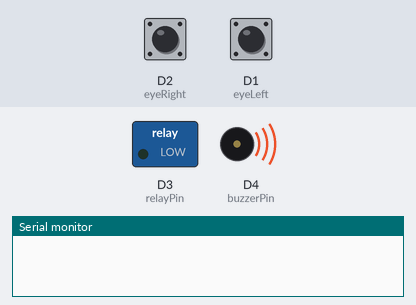
Bench run of a sketch on a simulated ESP8266 (NodeMCU). Shown: switched loads named in the sketch (green lamp = pin HIGH), buzzer (waves = sounding), the last lines printed to the serial monitor. The test bench sets the inputs (shaded band); at power-on: D2 (eyeRight) HIGH, D1 (eyeLeft) HIGH. WiFi joins after 1.5 s; servers stay silent unless stated; pins used as bus, display or sensor lines are not drawn.

Above: at 1.81 s.
At 3.1 s:
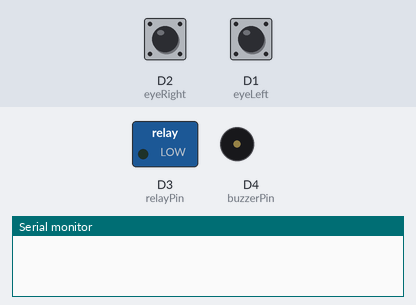
3.2 s: D2 (eyeRight) pulled LOW for 0.15 s
4.8 s: D2 (eyeRight) pulsed LOW 2 times (0.12 s each, 0.3 s apart)
At 6.3 s:
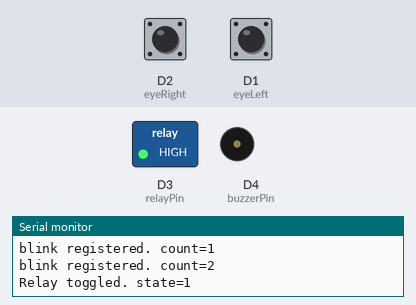
Timing chart, 0 to 7.8 s (numbered marks = the images above; inputs shaded):
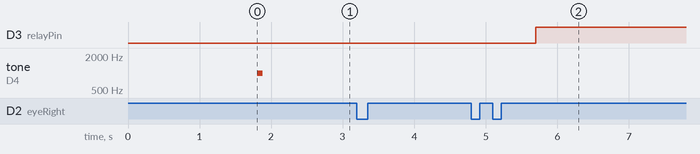

The sketch:

smarthome.ino
```cpp
// ===== smarthome.ino (NodeMCU ESP8266)
// Pin labels: D1=eyeLeft, D2=eyeRight, D3=relayPin, D4=buzzerPin
// Fill in your WiFi & Blynk credentials before uploading.

#define BLYNK_PRINT Serial
#include <ESP8266WiFi.h>
#include <BlynkSimpleEsp8266.h>

char ssid[]     = "YOUR_SSID";
char pass[]     = "YOUR_PASSWORD";
char auth[]     = "YOUR_BLYNK_TOKEN";

const int eyeLeft  = D1; // sensor left (TCRT5000)
const int eyeRight = D2; // sensor right
const int relayPin = D3; // relay IN
const int buzzerPin= D4; // buzzer

unsigned long firstBlinkTime = 0;
int blinkCount = 0;
const unsigned long BLINK_WINDOW = 900; // ms - tune for comfort

const int V_STATUS = V1;

void setup(){
  Serial.begin(115200);
  pinMode(eyeLeft, INPUT);
  pinMode(eyeRight, INPUT);
  pinMode(relayPin, OUTPUT);
  pinMode(buzzerPin, OUTPUT);

  digitalWrite(relayPin, LOW);
  digitalWrite(buzzerPin, LOW);

  Blynk.begin(auth, ssid, pass);

  tone(buzzerPin, 1000, 80);
  delay(120);
}

void loop(){
  Blynk.run();

  int leftVal = digitalRead(eyeLeft);
  int rightVal= digitalRead(eyeRight);
  int nowDetect = (leftVal == LOW || rightVal == LOW) ? 1 : 0;

  static int lastDetect = 0;
  if (lastDetect == 0 && nowDetect == 1){
    unsigned long now = millis();
    if (firstBlinkTime == 0){
      firstBlinkTime = now;
      blinkCount = 1;
    } else {
      if (now - firstBlinkTime <= BLINK_WINDOW){
        blinkCount++;
      } else {
        firstBlinkTime = now;
        blinkCount = 1;
      }
    }
    Serial.print("blink registered. count=");
    Serial.println(blinkCount);
  }
  lastDetect = nowDetect;

  if (firstBlinkTime != 0 && (millis() - firstBlinkTime) > BLINK_WINDOW){
    if (blinkCount >= 2){
      toggleRelay();
    }
    blinkCount = 0;
    firstBlinkTime = 0;
  }
}

void toggleRelay(){
  int current = digitalRead(relayPin);
  digitalWrite(relayPin, !current);
  digitalWrite(buzzerPin, HIGH);
  delay(110);
  digitalWrite(buzzerPin, LOW);

  int state = digitalRead(relayPin);
  Blynk.virtualWrite(V_STATUS, state);
  Serial.print("Relay toggled. state=");
  Serial.println(state);
}
```

Measured:
- after the input at 4.8 s, D3 (relayPin): LOW → HIGH after 0.90 s
